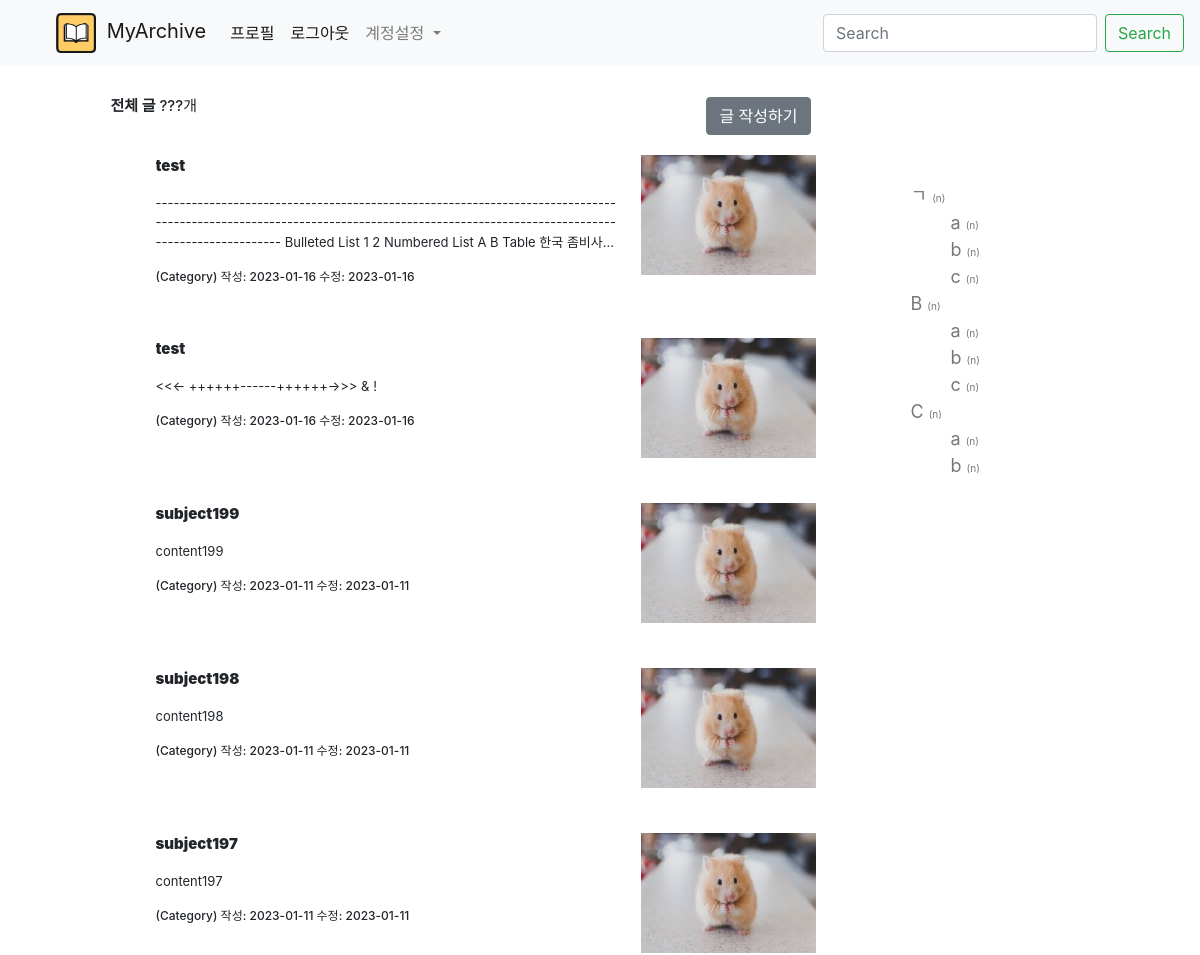
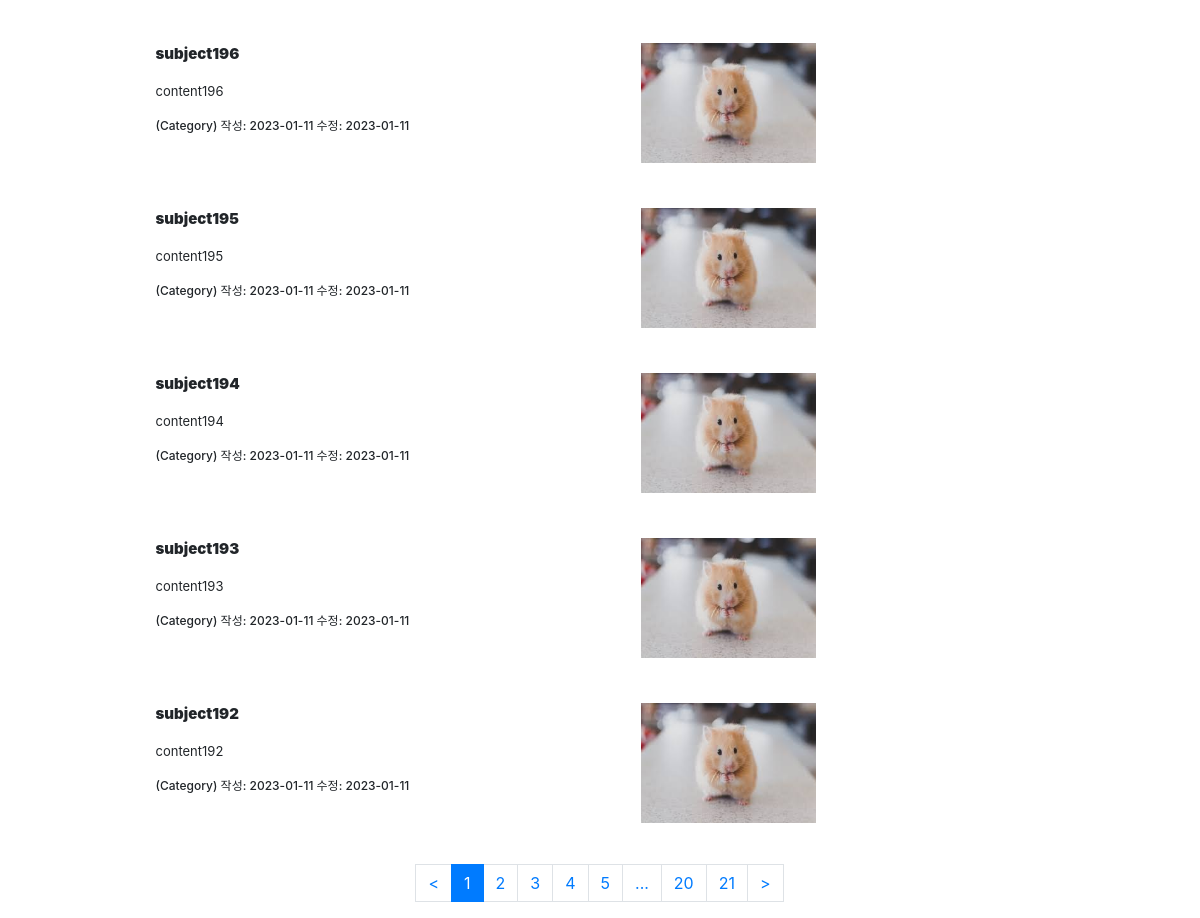
The app's page /mypage/1Q2w3e4r% (signed in), older data (2 pictures, top to bottom).
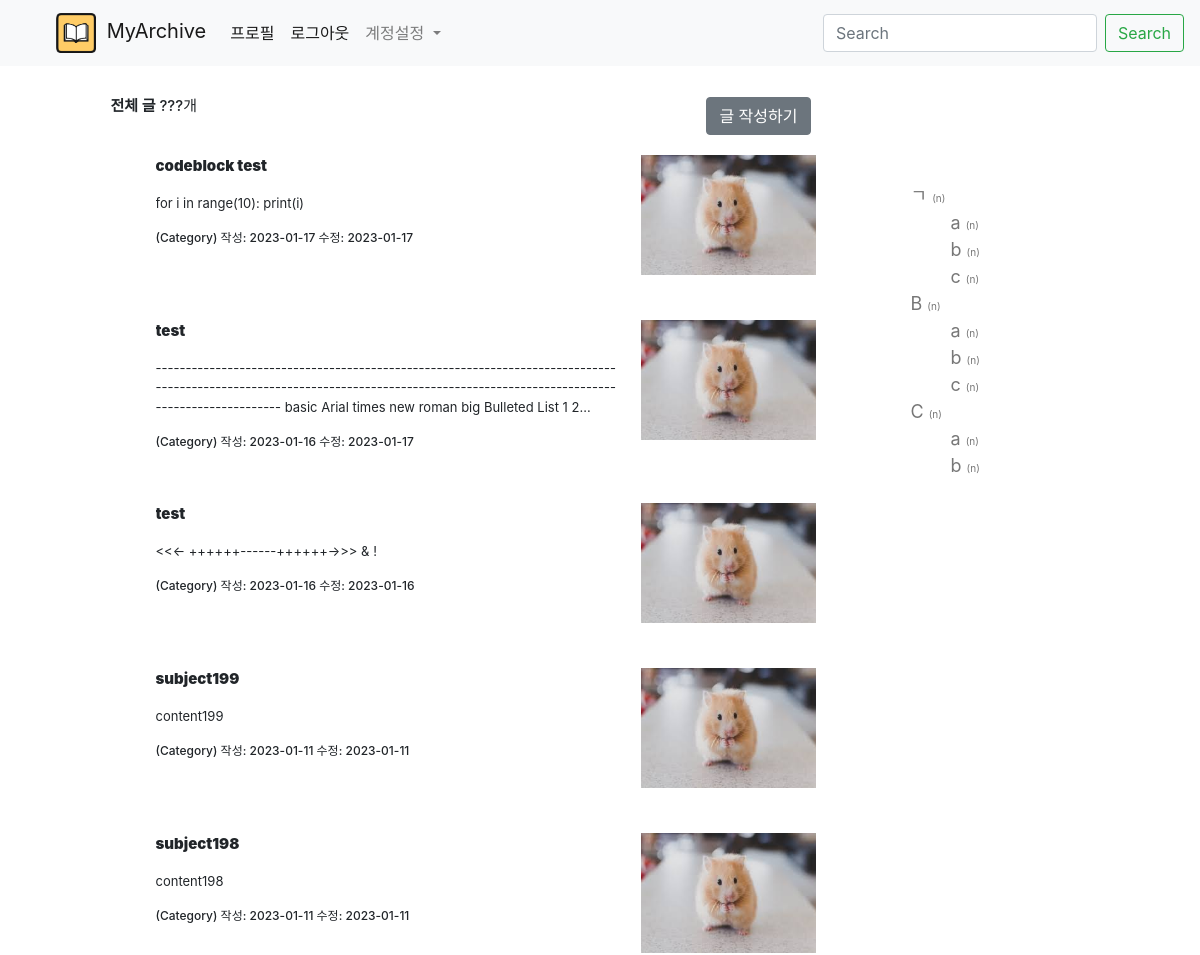
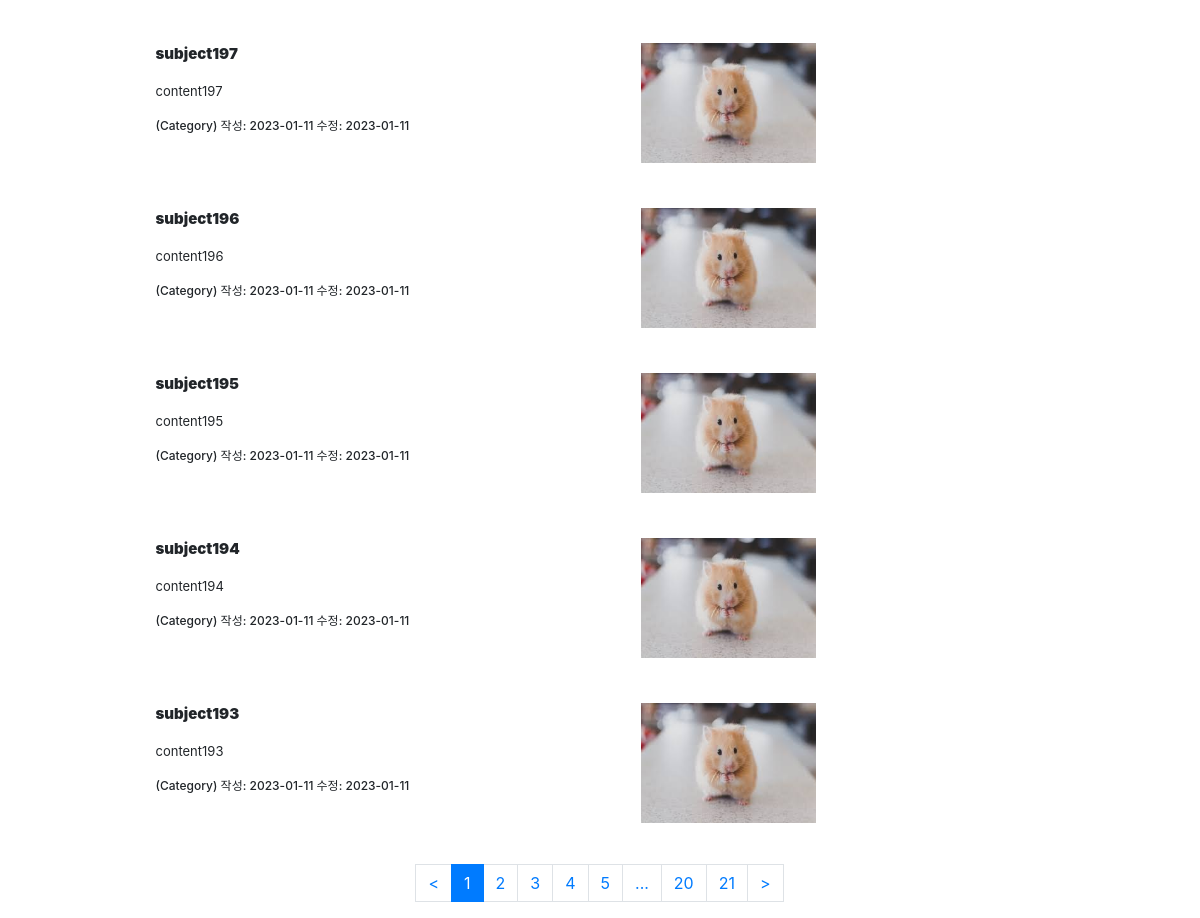
The same page, newer data (2 pictures, top to bottom).
### app/models.py (models this page shows)
class Post(db.Model): #작성한 글
    id = db.Column(db.Integer, primary_key=True) #id
    subject = db.Column(db.String(200), nullable=False) #제목
    content = db.Column(db.Text(), nullable=False) #내용, Text형은 길이제한 x
    create_date = db.Column(db.DateTime(), nullable=False) #작성일
    modify_date = db.Column(db.DateTime(), nullable=True) #수정일
    user_id = db.Column(db.Integer, db.ForeignKey('user.id', ondelete='CASCADE'), nullable=False)
    user = db.relationship('User', backref=db.backref('post_set')) #작성자

### app/views/mypage_views.py (the view)
@bp.route('/<user_name>')
def homepage(user_name):
    page = request.args.get('page', type=int, default=1) #URL 에 page 값이 없으면 자동으로 1 적용
    post_list = Post.query.filter_by(user_id=g.user.id).order_by(Post.create_date.desc())
    post_list = post_list.paginate(page = page, per_page=10) #post_list 는 단순 Post 모델이 아니라 Pagination 객체가 된다
    for post in post_list.items:
        post.content = re.sub('</[^>]*>', ' ', post.content) #html 태그 닫을 시 공백
        post.content = re.sub('(<([^>]+)>)','', post.content); # 정규식(re) 사용하여 html 태그 제거
        post.content = re.sub("&lt;", "<", post.content)
        post.content = re.sub("&gt;", ">", post.content)
        post.content = re.sub("&amp;", "&", post.content)
        post.content = re.sub('&nbsp;', '\t', post.content) #공백
    username = User.query.filter_by(username=user_name).first().username
    return render_template('homepage.html', post_list=post_list)

### app/filter.py (called while the page is built)
def format_datetime(value, fmt="%Y-%m-%d"):
    return value.strftime(fmt)

### app/views/login_views.py (called while the page is built)
@bp.before_app_request
def load_logged_in_user():
    user_id = session.get('user_id') #_login 함수에서 session[user_id] user.id (User 모델의 user.id, user.user_id가 아니다)
    if user_id is None:
        g.user = None
    else:
        g.user = User.query.get(user_id)

### app/templates/homepage.html (shortened to what this page needs)
{% extends 'base.html' %}
{% block content %}
{% include "navbar.html" %}
<div class="container my-3">
    <main class="main">
        <div class="area-main">
            <h2 class="article-category">
                <b>전체 글</b>
                <span>???개</span>
                {% if g.user %}
                <a href="{{ url_for('mypage.post_write') }}" class="btn btn-secondary" style="float:right">글 작성하기</a>
                {% endif %}
            </h2>
            {% if post_list %}
            {% for post in post_list.items %}
            <article class="article">
                <a href="{{ url_for('mypage.post_view', post_id=post.id) }}" class="article-img">
                    <img src="{{ url_for('static', filename='img/test_img1.jfif') }}">
                </a>
                <div class="article-content">
                    <a href="{{ url_for('mypage.post_view', post_id=post.id) }}" class="link-article">
                        <p class="title">
                            <b>{{ post.subject }}</b>
                        </p>
                        <p class="summary">
                            {{ post.content }}
                        </p>
                    </a>
                    <div class="box-meta">
                        <a href="#" class="link-category">(Category)</a>
                        <span class="date">작성: {{ post.create_date | datetime }}</span>
                        <span class="date">수정: {{ post.modify_date | datetime }}</span>
                    </div>
                </div>
            </article>
            {% endfor %}
            {% endif %}
        </div>
        <aside class="area-aside">
            <ul class="navbar-category">
                <li>
                    <a href="#">
                        ㄱ
                        <span class="cnt">(n)</span>
                    </a>
                    <ul>
                        <li>
                            <a href="#">
                                a
                                <span class="cnt">(n)</span>
                            </a>
                        </li>
                        <li>
                            <a href="#">
                                b
                                <span class="cnt">(n)</span>
                            </a>
                        </li>
                        <li>
                            <a href="#">
                                c
                                <span class="cnt">(n)</span>
                            </a>
                        </li>
                    </ul>
                </li>
                <li>
                    <a href="#">
                        B
                        <span class="cnt">(n)</span>
                    </a>
                    <ul>
                        <li>
                            <a href="#">
                                a
                                <span class="cnt">(n)</span>
                            </a>
                        </li>
                        <li>
                            <a href="#">
                                b
                                <span class="cnt">(n)</span>
                            </a>
                        </li>
                        <li>
                            <a href="#">
                                c
                                <span class="cnt">(n)</span>
                            </a>
                        </li>
                    </ul>
                </li>
                <li>
                    <a href="#">
                        C
                        <span class="cnt">(n)</span>
                    </a>
                    <ul>
                        <li>
                            <a href="#">
                                a
                                <span class="cnt">(n)</span>
                            </a>
                        </li>
                        <li>
                            <a href="#">
                                b
                                <span class="cnt">(n)</span>
                            </a>
                        </li>
                    </ul>
                </li>
            </ul>
        </aside>
        </div>
        <div class="area-pagination">
            <ul class="pagination justify-content-center">
                {% if post_list.has_prev %}
                <li>
                    <a class="page-link" href="?page={{ post_list.prev_num }}"> < </a>
                </li>
                {% else %}
                <li>
                    <a class="page-link" href="#"> < </a>
                </li>
                {% endif %}
                {% for page_num in post_list.iter_pages() %}
                    {% if page_num %}
                        {% if page_num != post_list.page %}
                        <li class="page-item">
                            <a class="page-link" href="?page={{ page_num }}">{{ page_num }}</a>
                        </li>
                        {% else %}
                        <li class="page-item active">
                            <a class="page-link" href="?page={{ page_num }}">{{ page_num }}</a>
                        </li>
                        {% endif %}
                    {% else %}
                        <li class="disabled">
                            <a class="page-link" href="#">...</a>
                        </li>
                    {% endif %}
                {% endfor %}
                {% if post_list.has_next %}
                <li>
                    <a class="page-link" href="?page={{ post_list.next_num }}"> > </a>
                </li>
                {% else %}
                <li>
                    <a class="page-link" href="#"> > </a>
                </li>
                {% endif %}
            </ul>
        </div>
{% endblock %}

### app/templates/base.html (shortened to what this page needs)
<!DOCTYPE html>
<html lang="ko">
    <head>
        <link rel="stylesheet" href="{{ url_for('static', filename='bootstrap.min.css') }}">
        <link rel="stylesheet" href="{{ url_for('static', filename='style.css') }}">
    </head>
    <body>
        {% block content %}
        {% endblock %}
    </body>
</html>

### app/templates/navbar.html (shortened to what this page needs)
<nav class="navbar navbar-expand-lg navbar-light bg-light">
    <a class="navbar-brand" href="{{ url_for('mypage.homepage', user_name=g.user.username) }}">
        <img src="{{ url_for('static', filename='img/icon.png') }}" style="width:40px; height:40px; margin-right:5px;">
        MyArchive
    </a>
    <div class="collapse navbar-collapse" id="navbarSupportedContent">
      <ul class="navbar-nav mr-auto">
        <li class="nav-item active">
          <a class="nav-link" href="#"> 프로필 <span class="sr-only">(current)</span></a>
        </li>
        {% if g.user %}
        <li class="nav-item active">
          <a class="nav-link" href="{{ url_for('login.logout') }}"> 로그아웃 </a>
        </li>
        {% endif %}
        <li class="nav-item dropdown">
          <a class="nav-link dropdown-toggle" href="#" id="navbarDropdown" role="button" data-toggle="dropdown" aria-haspopup="true" aria-expanded="false">
            계정설정
          </a>
        </li>
      </ul>
      <form class="form-inline my-2 my-lg-0">
        <input class="form-control mr-sm-2" type="search" placeholder="Search" aria-label="Search">
        <button class="btn btn-outline-success my-2 my-sm-0" type="submit">Search</button>
      </form>
    </div>
  </nav>

### app/static/style.css (style rules this page uses)
a { text-decoration: none; color: inherit; }
.main { display: flex; width: 100%; margin: 0 5%; }
.area-main { float: left; width: 720px; padding: 0; }
.article-category { font-size: 15px; margin: 10px; padding: 5px 0px; }
.article { width: 100%; display: flex; flex-direction: row-reverse; padding: 20px 0; }
.article .article-img { position: relative; overflow: hidden; width: 180px; height: 120px; margin-bottom: 5px; padding-right: 5px; }
.article .article-img img { width: 100%; height: 100%; }
.article .article-content { display: inline-block; width: 480px; margin: 0 5px 0 0; padding: 0 15px 0 0; }
.article .article-content .title { display: block; line-clamp: 1; font-size: 15px; font-weight: 600; padding: 0px 0px; display: -webkit-box; overflow: hidden; -webkit-line-clamp: 1; -webkit-box-orient: vertical; }
.article .article-content .summary { display: block; line-clamp: 3; max-height: 80px; font-size: 13px; line-height: 1.5; display: -webkit-box; overflow: hidden; -webkit-line-clamp: 3; -webkit-box-orient: vertical; }
.article .box-meta { max-width: 480px; height: 30px; font-size: 12px; font-weight: 500; }
.area-aside { float: left; Width: 280px; margin-top: 100px; margin-left: 50px; }
.area-aside .navbar-category { vertical-align: middle; }
.area-aside .navbar-category li { list-style: none; font-size: 18px; color: #777; }
.area-aside .navbar-category .cnt { font-size: 10px; }

Row changes from the older to the newer data that the page shows:
no longer on this page (row unchanged): Post: subject "subject192", content "content192", create_date "2023-01-11", modify_date "2023-01-11"
added Post: subject "codeblock test", content "for i in range(10): print(i)", create_date "2023-01-17", modify_date "2023-01-17"
changed Post: content "------------------------------------------------------------------------------------------------------------------------------------------------------------------------------- Bulleted List 1 2 Numbered List A B Table 한국…" → "------------------------------------------------------------------------------------------------------------------------------------------------------------------------------- basic Arial times new roman big Bulleted List 1…"; modify_date "2023-01-16" → "2023-01-17"
